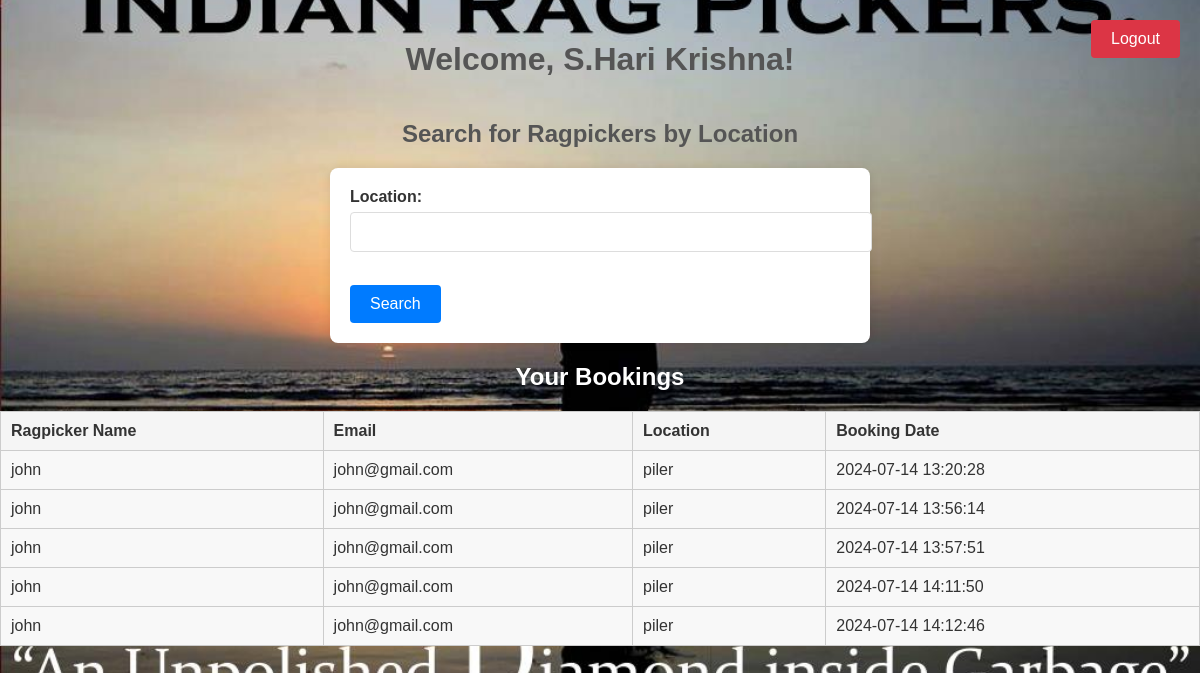
Screenshot of /user_dashboard.php (signed in) with the database file from the repository.
### tables this page shows
CREATE TABLE `bookings` (
  `id` int(11) NOT NULL,
  `user_id` int(11) NOT NULL,
  `ragpicker_id` int(11) NOT NULL,
  `booking_date` datetime DEFAULT current_timestamp(),
  `status` enum('pending','confirmed','cancelled') DEFAULT 'pending'
);

CREATE TABLE `users` (
  `id` int(11) NOT NULL,
  `name` varchar(100) NOT NULL,
  `email` varchar(100) NOT NULL,
  `password` varchar(255) NOT NULL,
  `role` enum('user','ragpicker') NOT NULL DEFAULT 'user',
  `location` varchar(255) DEFAULT NULL,
  `created_at` timestamp NOT NULL DEFAULT current_timestamp()
);

### user_dashboard.php (the view, shortened to what this page needs)
<?php
$servername = "localhost";
$username = "root";
$password = "";
$dbname = "ragpicker_db";
$conn = new mysqli($servername, $username, $password, $dbname);
$user_id = $_SESSION['user_id'];
$sql = "SELECT bookings.id, users.name, users.email, users.location, bookings.booking_date
        FROM bookings
        JOIN users ON bookings.ragpicker_id = users.id
        WHERE bookings.user_id = ?";
$stmt = $conn->prepare($sql);
$stmt->bind_param("i", $user_id);
$stmt->execute();
$result = $stmt->get_result();
?>
<!DOCTYPE html>
<html lang="en">
<head>
    <link rel="stylesheet" href="styles.css">
</head>
<body>
    <h1>Welcome, <?php echo htmlspecialchars($_SESSION['name']); ?>!</h1>
    <a href="logout.php" class="logout-btn">Logout</a>
    <h2>Search for Ragpickers by Location</h2>
    <form action="search.php" method="get">
        <label for="location">Location:</label>
        <input type="text" id="location" name="location" required><br><br>
        <button type="submit">Search</button>
    </form>
    <h2 style="color:white">Your Bookings</h2>
    <?php if ($result->num_rows > 0): ?>
        <table>
            <tr>
                <th>Ragpicker Name</th>
                <th>Email</th>
                <th>Location</th>
                <th>Booking Date</th>
            </tr>
            <?php while ($row = $result->fetch_assoc()): ?>
                <tr>
                    <td><?php echo htmlspecialchars($row['name']); ?></td>
                    <td><?php echo htmlspecialchars($row['email']); ?></td>
                    <td><?php echo htmlspecialchars($row['location']); ?></td>
                    <td><?php echo htmlspecialchars($row['booking_date']); ?></td>
                </tr>
            <?php endwhile; ?>
        </table>
    <?php else: ?>
        <p>No bookings found.</p>
    <?php endif; ?>
</body>
</html>

### styles.css (style rules this page uses)
body { font-family: Arial, sans-serif; color: #333; background-image:url("image.png"); background-size: cover; background-position: center; background-repeat: no-repeat; margin: 0; padding: 0; }
h1, h2, h3 { color: #555; }
a { color: #007bff; text-decoration: none; }
form { background: #fff; padding: 20px; margin: 20px auto; box-shadow: 0 0 10px rgba(0, 0, 0, 0.1); max-width: 500px; border-radius: 8px; }
label { display: block; margin-bottom: 6px; font-weight: bold; }
input[type="text"], input[type="email"], input[type="password"], textarea { width: 100%; padding: 10px; margin-bottom: 15px; border: 1px solid #ddd; border-radius: 4px; }
button { display: inline-block; background-color: #007bff; color: #fff; padding: 10px 20px; border: none; border-radius: 4px; cursor: pointer; }
h1 { text-align: center; padding: 20px 0; }
h2 { text-align: center; margin-top: 20px; }
form label { font-size: 1rem; }
form input, form textarea { font-size: 1rem; }
form button { font-size: 1rem; }
table { width: 100%; border-collapse: collapse; margin-top: 20px; }
table, th, td { border: 1px solid #ddd; }
th, td { padding: 10px; text-align: left; }
th { background-color: #f4f4f9; }
.logout-btn { position: absolute; top: 20px; right: 20px; padding: 10px 20px; background-color: #dc3545; color: #fff; border: none; border-radius: 4px; text-decoration: none; }

### user_dashboard.php (style rules this page uses)
table { width: 100%; border-collapse: collapse; margin-top: 20px; }
th, td { padding: 10px; text-align: left; border: 1px solid #ccc; }
th { background-color: #f5f5f5; }
tr { background-color: #f8f8f8; }

### rows the page displays
bookings: ragpicker.name "john", ragpicker.email "john@gmail.com", ragpicker.location "piler", booking_date "2024-07-14 13:20:28"
bookings: ragpicker.name "john", ragpicker.email "john@gmail.com", ragpicker.location "piler", booking_date "2024-07-14 13:56:14"
bookings: ragpicker.name "john", ragpicker.email "john@gmail.com", ragpicker.location "piler", booking_date "2024-07-14 13:57:51"
bookings: ragpicker.name "john", ragpicker.email "john@gmail.com", ragpicker.location "piler", booking_date "2024-07-14 14:11:50"
bookings: ragpicker.name "john", ragpicker.email "john@gmail.com", ragpicker.location "piler", booking_date "2024-07-14 14:12:46"

### other values shown
$_SESSION['name'] "S.Hari Krishna"
